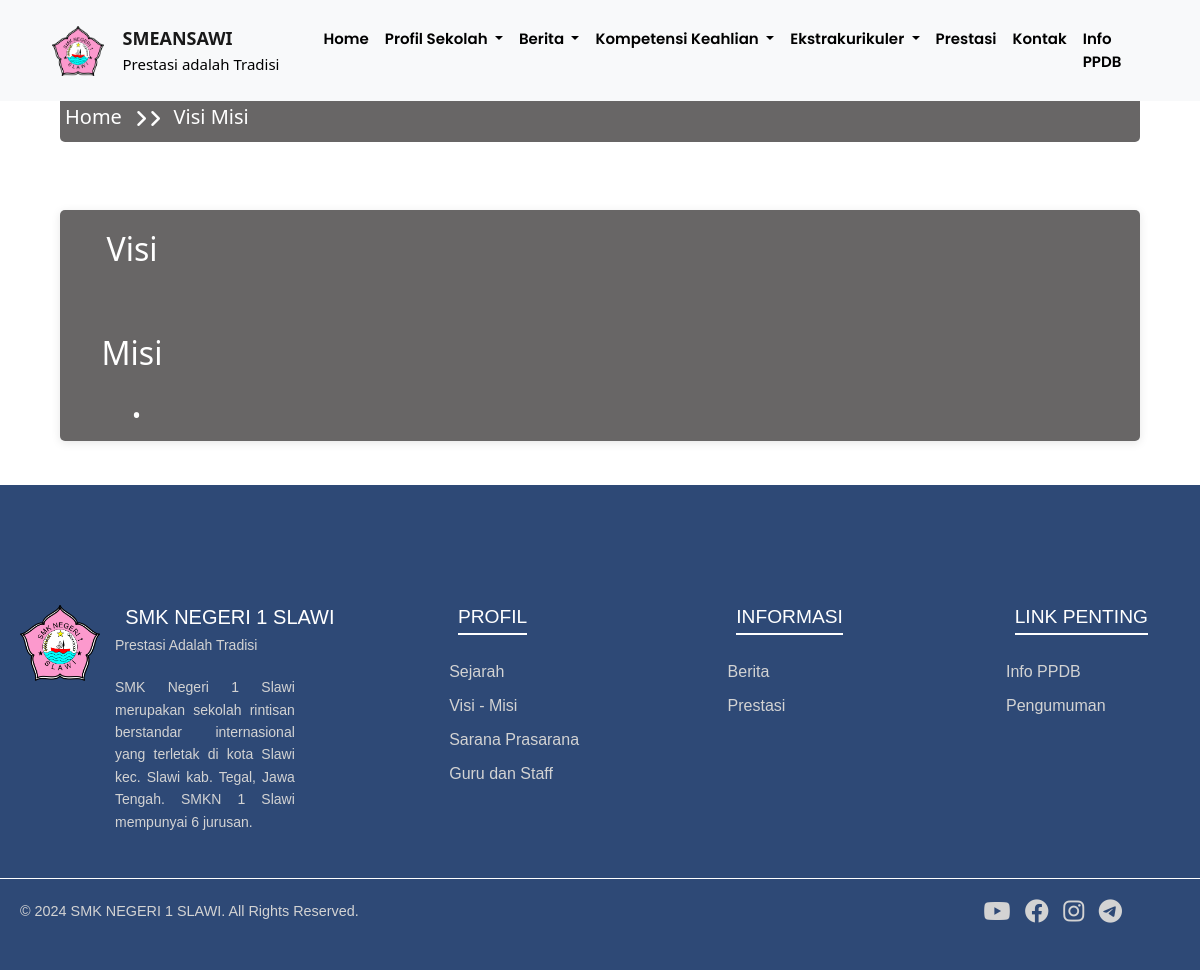
The page /index.php/visimisi on the database as committed earlier.
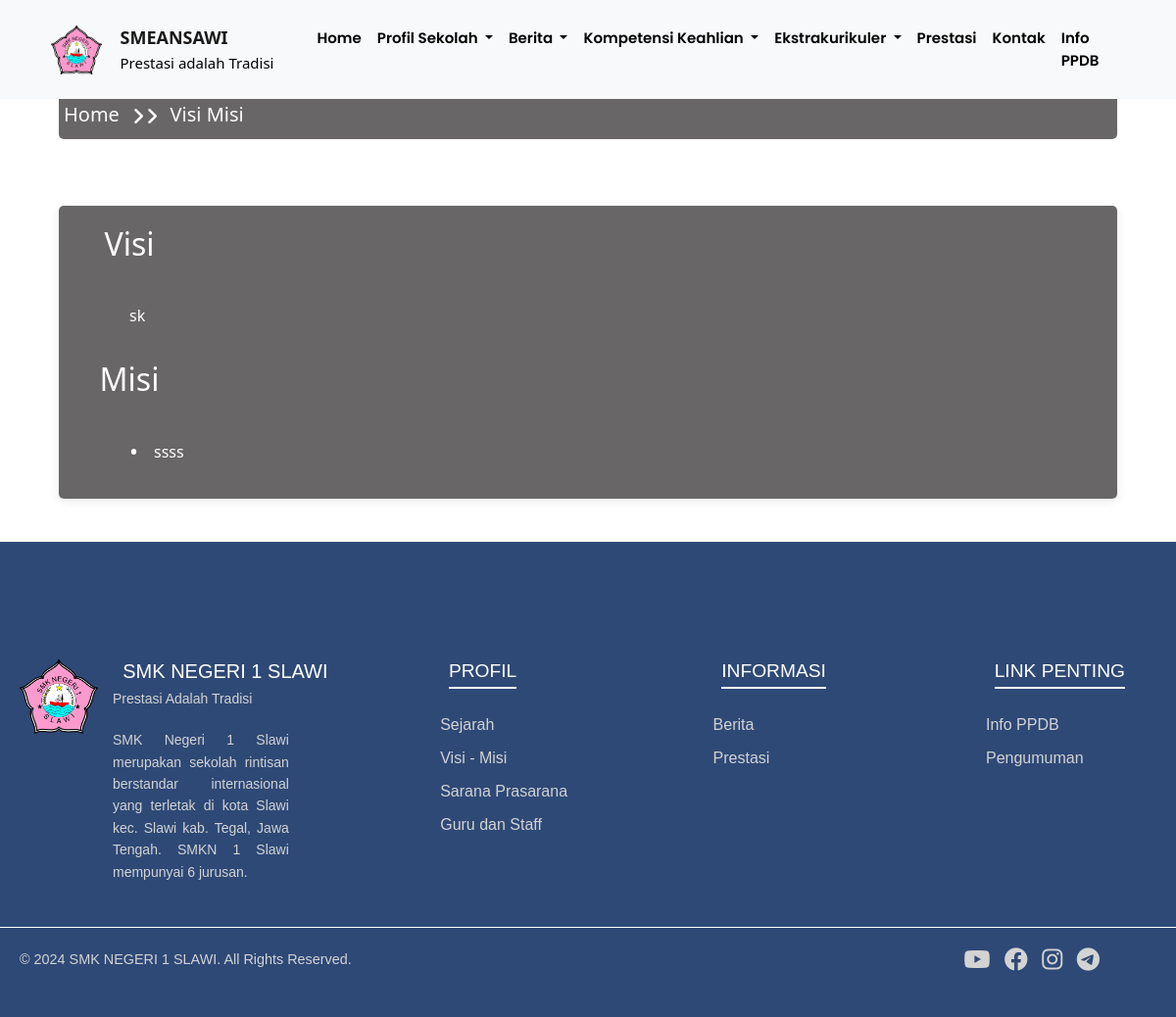
The same page on the database as committed later.
### tables this page shows
CREATE TABLE `visi_misi` (
  `id` int NOT NULL,
  `visi` text NOT NULL,
  `misi` text NOT NULL,
  `gambar` varchar(255) DEFAULT NULL,
  `user_id` int DEFAULT NULL
);

### application/controllers/VisiMisi.php (called while the page is built, shortened)
<?php
class VisiMisi extends CI_Controller {
    public function __construct() {
        $this->load->model('VisiMisi_model');
        $this->load->library('upload');
    }
public function user_view() {
    $data['visi_misi'] = $this->VisiMisi_model->get_all();
    $this->load->view('user/header');
    $this->load->view('user/visi_misi', $data);
    $this->load->view('user/footer');
}
}

### index.php (called while the page is built, shortened)
<?php
require_once BASEPATH.'core/CodeIgniter.php';

### application/models/VisiMisi_model.php (called while the page is built, shortened)
<?php
class VisiMisi_model extends CI_Model {
    protected $table = 'visi_misi';
    public function get_all() {
        return $this->db->get($this->table)->result_array();
    }
}

### application/views/user/visi_misi.php (the view, shortened to what this page needs)
</head>
<body>
<br>
<br>
<br>
<br>
<div class="containersambutankepalasekolah">
    <h4 class="home" style="font-size: 20px; margin-top: 4px;">Home</h4>
    <i class="fa fa-angle-right icon" style="font-size: 20px;"></i>
    <i class="fa fa-angle-right icon" style="font-size: 20px;"></i>
    <h4 style="margin-left: 1%; font-size: 20px; margin-top: 4px;">Visi Misi</h4>
</div>
<br>
<br>
<div class="isisambutan">
    <h2 style="margin-right: 90%; color: white;">Visi</h2>
    <br>
    <p style="margin-left: 5%;"><?= $visi_misi[0]['visi']; ?></p>
    <br>
    <h2 style="margin-right: 90%; color: white;">Misi</h2>
    <br>
    <ul class="daftar-nama">
        <?php foreach (explode("\n", $visi_misi[0]['misi']) as $misi): ?>
            <li><?= $misi; ?></li>
        <?php endforeach; ?>
    </ul>
</div>
<br>
<footer>
    </footer>
</body>
</html>

Rows that differ between the two databases and show on the page:
added visi_misi: visi "sk", misi "ssss"
